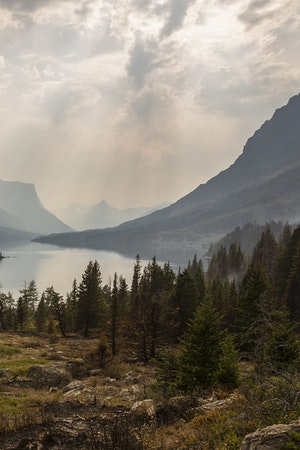
#> input picture Programas/Imagenes/paisaje.jpg, 300 x 450 px
$ python Practica7.py
#> lines starting #> are read from the running program, lines starting #| are printed output that depends on the picture
# Jym Emmanuel Cocotle Lara
# OpenCV descomposición en canales de imágenes
import cv2  # Agregamos la librería de OpenCV
from matplotlib import pyplot as plt  # De la libreria matplotlib importamos el complemento de pyplot y lo igualamos con plt


img = cv2.imread("Imagenes/paisaje.jpg")  # Cargamos la imagen
#> img is the input picture: shape (450, 300, 3); mean B, G, R 112.5, 124.3, 131.6


if img is None:  # Si no se encuentra ninguna imagen con ese nombre entonces:
    print("La imagen no se encuentra en la ruta especificada")  # se muestra un mensaje de alerta


# Mostramos la imagen
cv2.imshow("Paisaje", img)  # # Le damos nombre a la ventana de la imagen
cv2.waitKey(0)  # Esperamos hasta que una tecla sea oprimida
cv2.destroyAllWindows()  # Se destruyen todas las ventanas


# Separando los canales
blue, green, red = cv2.split(img)  # Se divide los canales de colores de la imagen y se igualan a valores
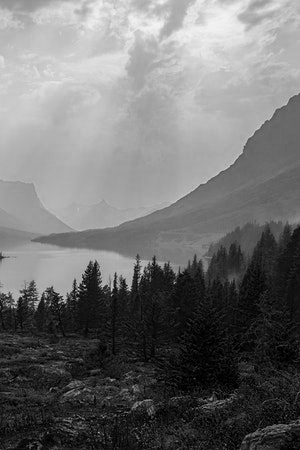
#> blue: shape (450, 300); min 0, max 245, mean 112.5
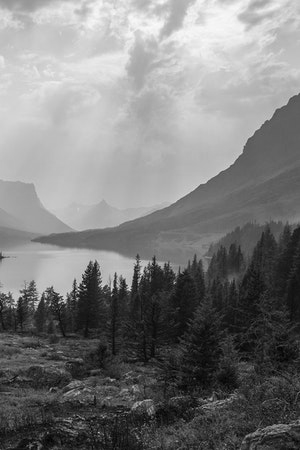
#> green: shape (450, 300); min 0, max 250, mean 124.3
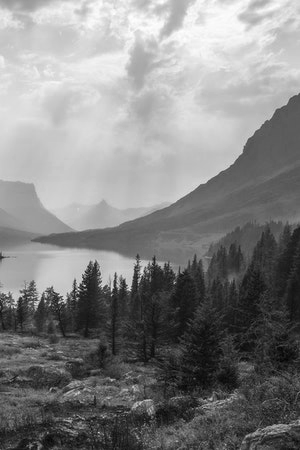
#> red: shape (450, 300); min 3, max 255, mean 131.6
cv2.imshow("Blue", blue)  # En una ventana nueva se muestra solo el canal azul
cv2.waitKey(0)  # Esperamos hasta que una tecla sea oprimida


cv2.imshow("Green", green)  # En una ventana nueva se muestra solo el canal verde
cv2.waitKey(0)  # Esperamos hasta que una tecla sea oprimida


cv2.imshow("Red", red)  # En una ventana nueva se muestra solo el canal rojo
cv2.waitKey(0)  # Esperamos hasta que una tecla sea oprimida


# Guardamos los canales de la imagen
cv2.imwrite("Imagenes/Blue.png", blue)  # Se guarda la imagen con que solo posee el canal azul
cv2.imwrite("Imagenes/Green.png", green)  # Se guarda la imagen con que solo posee el canal verde
cv2.imwrite("Imagenes/Red.png", red)  # Se guarda la imagen con que solo posee el canal rojo


image1 = cv2.imread("Imagenes/Blue.png")  # Se lee la imagen guardada anteriormente
#> image1: shape (450, 300, 3); min 0, max 245, mean 112.5
image2 = cv2.imread("Imagenes/Green.png")  # Se lee la imagen guardada anteriormente
#> image2: shape (450, 300, 3); min 0, max 250, mean 124.3
image3 = cv2.imread("Imagenes/Red.png")  # Se lee la imagen guardada anteriormente
#> image3: shape (450, 300, 3); min 3, max 255, mean 131.6


final_frame = cv2.hconcat((img, image1, image2, image3))  # En una imagen nueva ponemos la imagen original y las imagenes creadas
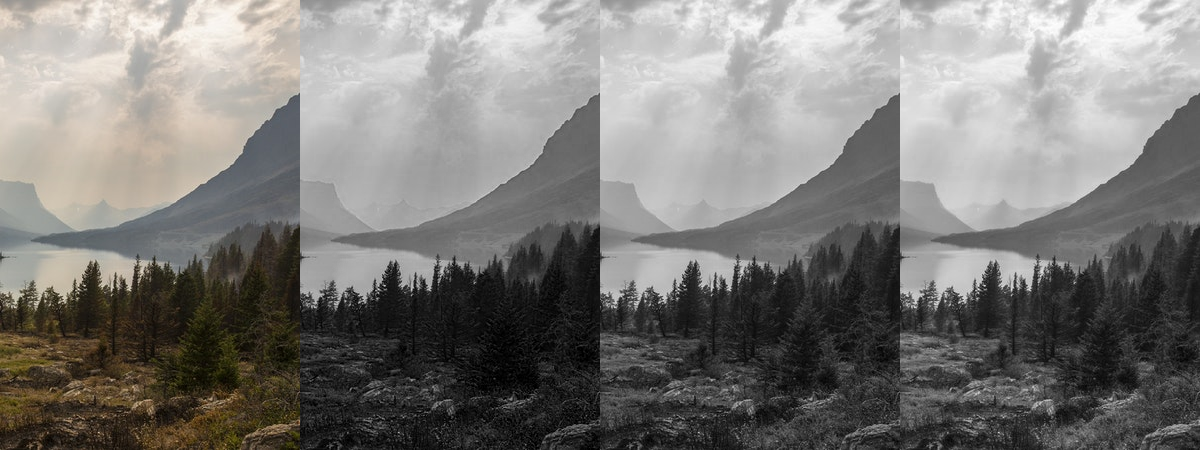
#> final_frame: shape (450, 1200, 3); mean B, G, R 120.2, 123.2, 125
cv2.imwrite("Imagenes/final_image.png", final_frame)  # Guardamos la imagen final
cv2.imshow("Image and chanels", final_frame)  # # En una ventana nueva se muestra la imagen final
cv2.waitKey(0)  # Esperamos hasta que una tecla sea oprimida

$ run again, with Programas/Imagenes/cebra.jpg copied over Programas/Imagenes/paisaje.jpg
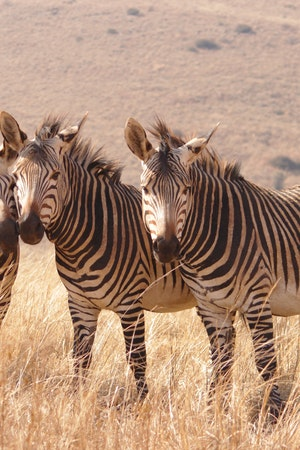
#> input picture Programas/Imagenes/cebra.jpg, 300 x 450 px
#> img is the input picture: shape (450, 300, 3); mean B, G, R 120.4, 142.3, 174.9
#> `blue, green, red = cv2.split(img)`:
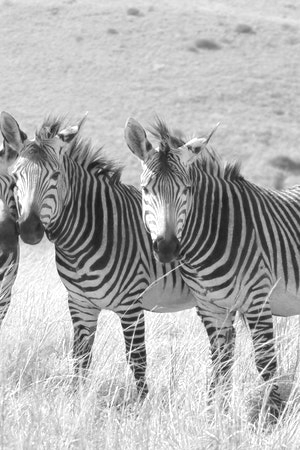
#> red: shape (450, 300); min 24, max 255, mean 174.9
#> `final_frame = cv2.hconcat((img, image1, image2, image3))`:
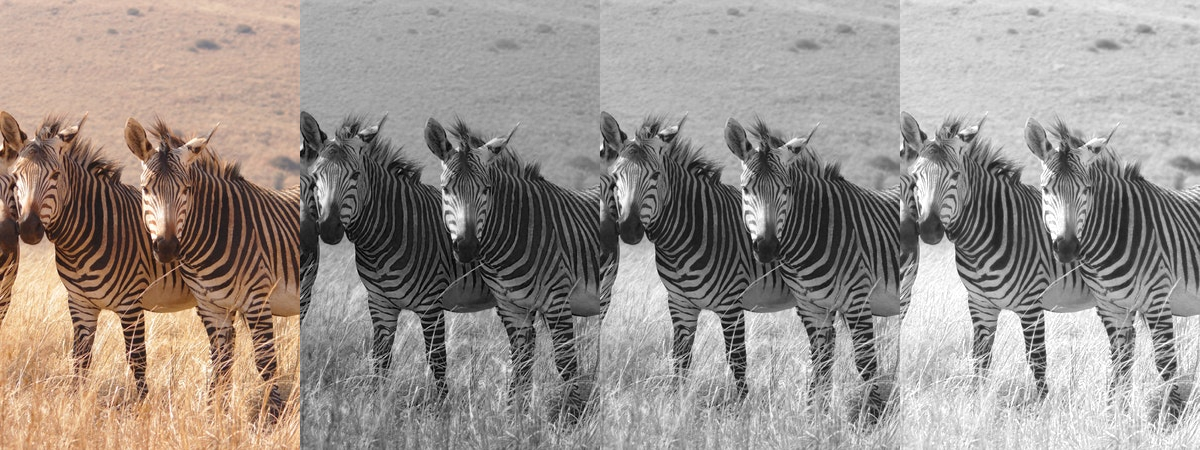
#> final_frame: shape (450, 1200, 3); mean B, G, R 139.5, 145, 153.1
